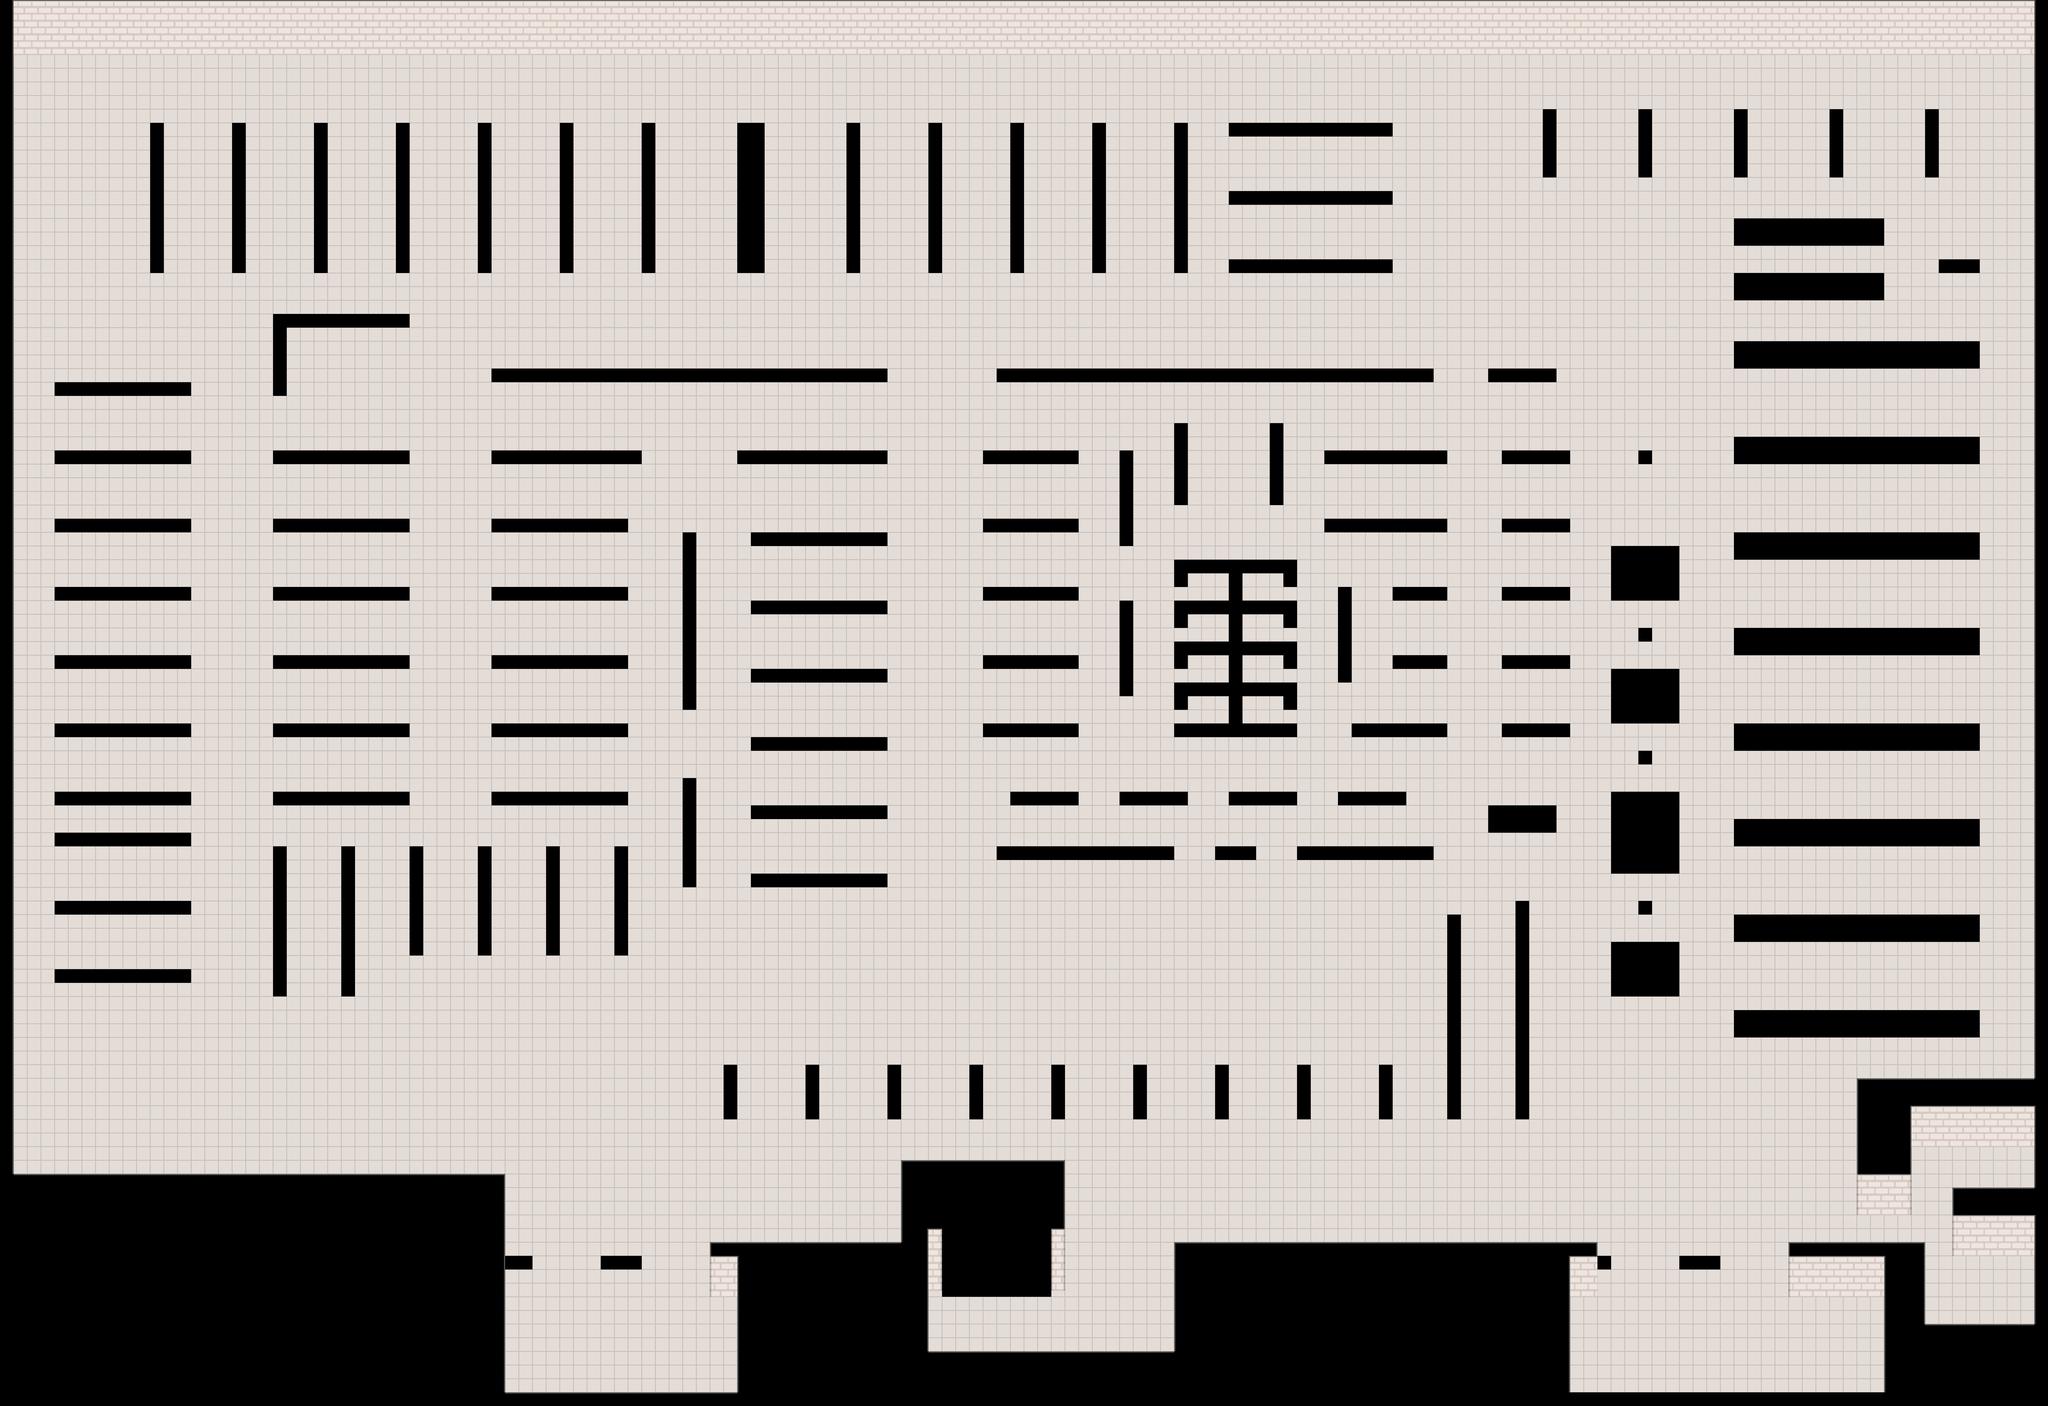

Rendered tile map (Tiled .tmx) drawn with the repository's tilesets; below, a short description and the map source with its tile grids summarised:
An orthogonal 150x103 tile map with 32x32 px tiles, 2 tile layers (Background, Foreground), 3 tilesets and 71 objects (44x pickupsClothing, 10x pickupsElectronic, 9x pickupsToy, 3x pickupsAppliance, 2x pickupsVideoGame, ...).

<map version="1.0" tiledversion="1.0.3" orientation="orthogonal" renderorder="right-down" width="150" height="103" tilewidth="32" tileheight="32" backgroundcolor="#000000" nextobjectid="136">
 <tileset firstgid="1" name="player" tilewidth="32" tileheight="64" tilecount="32" columns="8">
  <image source="../images/walkmc.png" width="256" height="256" />
 </tileset>
 <tileset firstgid="33" source="TilesWalmartOnly.tsx" />
 <tileset firstgid="33" name="TilesOnly" tilewidth="32" tileheight="32" tilecount="28" columns="28">
  <image source="TilesOnly.png" trans="100e0f" width="896" height="32" />
 </tileset>
 <imagelayer name="logo" />
 <objectgroup name="images" />
 <layer name="Background" width="150" height="103">
  <properties>
   <property name="tileset" value="TilesOnly" />
  </properties>
  <data>[15450 cells, 11668 non-empty, 1 distinct tile ids]</data>
 </layer>
 <layer name="Foreground" width="150" height="103">
  <properties>
   <property name="tileset" value="TilesOnly" />
  </properties>
  <data>[15450 cells, 1123 non-empty, 15 distinct tile ids]</data>
 </layer>
 <objectgroup color="#0c0000" name="objects">
  <!-- 71 objects omitted --></objectgroup>
</map>
<!-- 71 of 71 objects omitted -->
